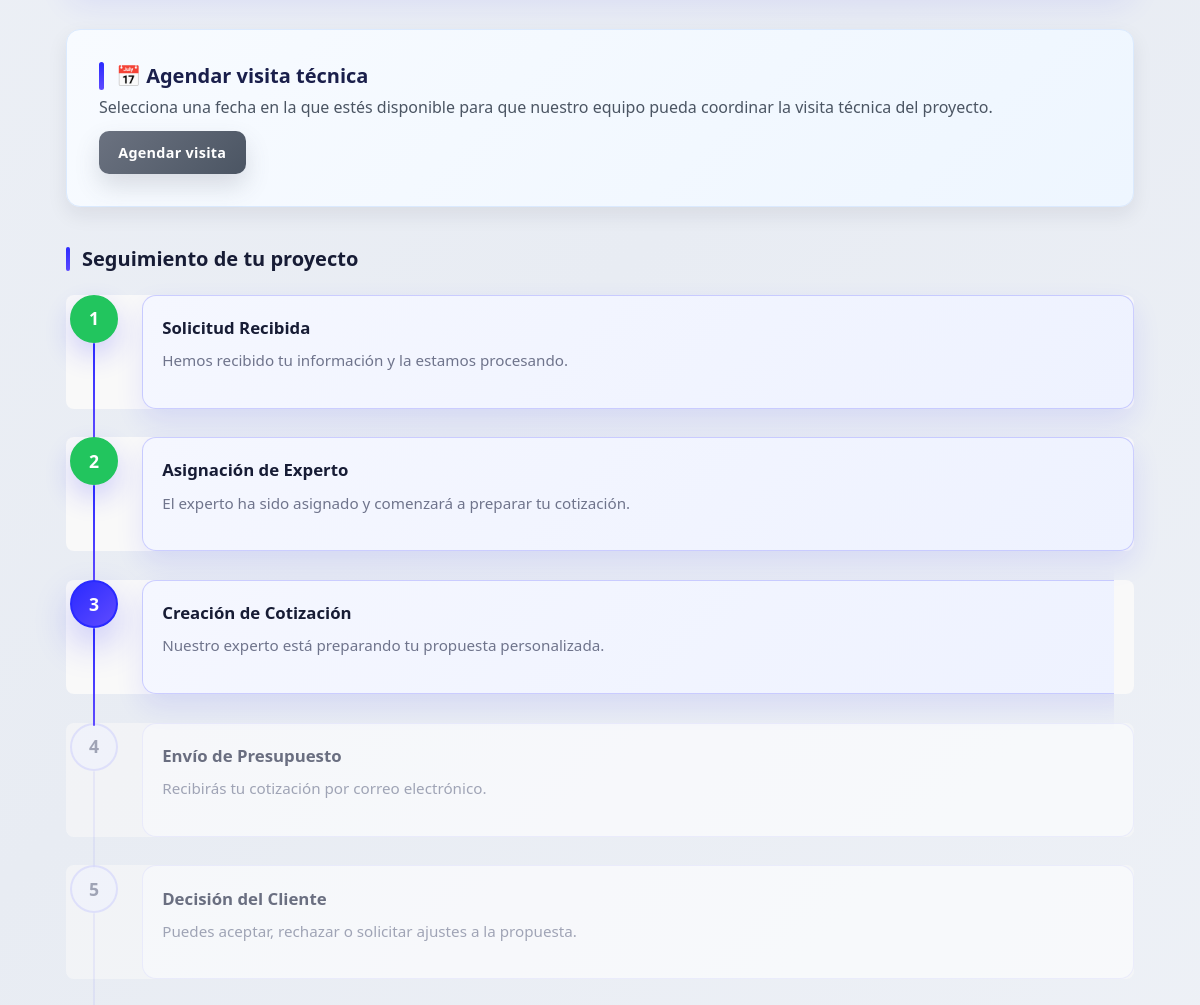
/seguimiento/CBC-2025-98286/ (middle part), run on an earlier commit of the app's database.
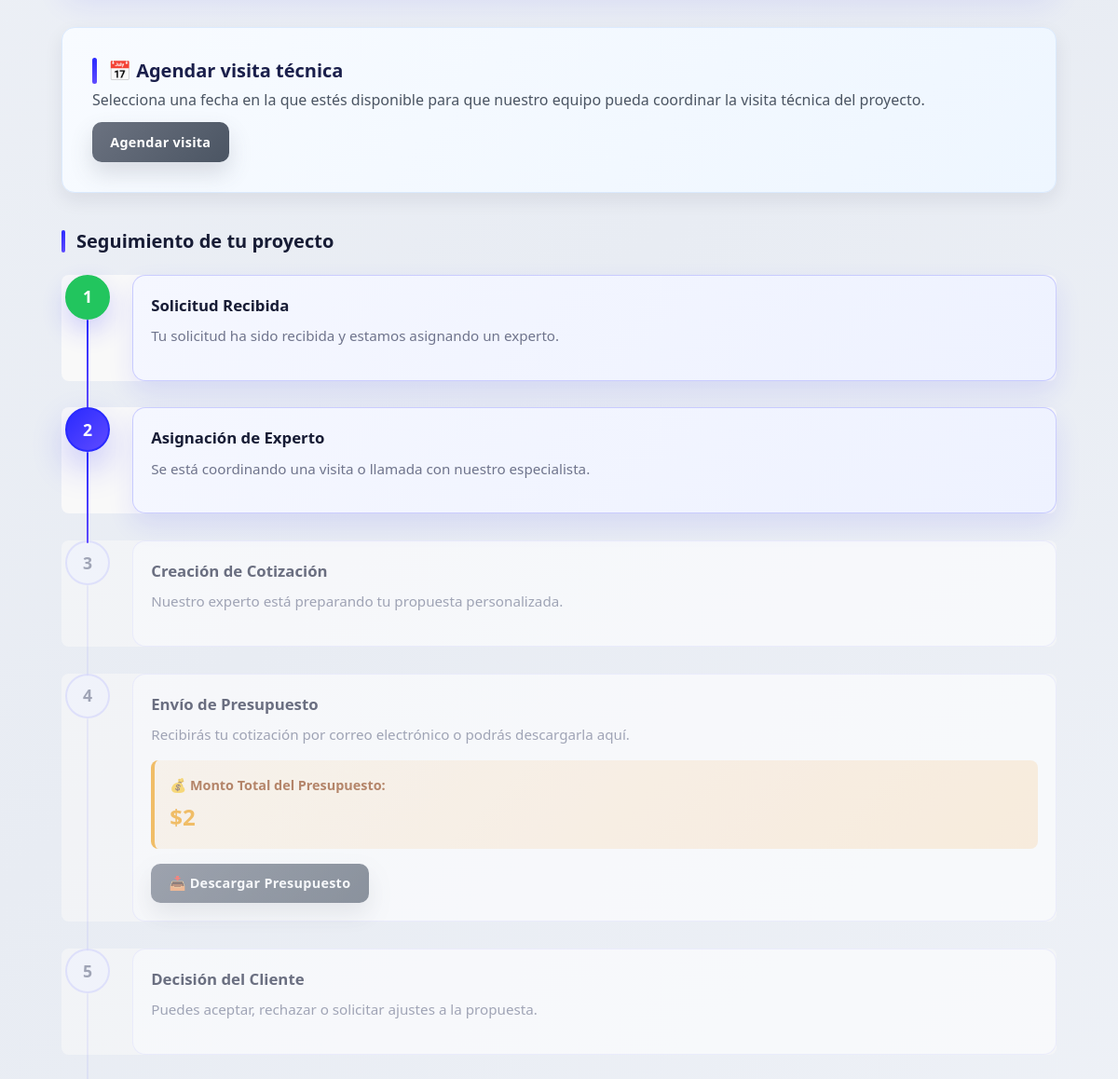
And on a later commit of the database.
### core/models.py (models this page shows, shortened)
class Presupuesto(models.Model):
    solicitud = models.OneToOneField(
        SolicitudInformacion,
        on_delete=models.CASCADE,
        related_name='presupuesto'
    )
    archivo = models.FileField(upload_to='presupuestos/', null=True, blank=True)
    fecha = models.DateField(auto_now_add=True)
    total = models.DecimalField(max_digits=12, decimal_places=2, null=True, blank=True)

### core/views.py (the view)
# urls.py: path("seguimiento/", views.seguimiento_base, name="seguimiento_base"),
def seguimiento(request, codigo):
    codigo = codigo.strip()
    solicitud = SolicitudInformacion.objects.filter(
        codigo_seguimiento=codigo
    ).select_related('servicio').prefetch_related('modificaciones').first()
    if solicitud is None:
        return render(request, "seguimiento_no_encontrado.html", {"codigo": codigo}, status=404)
    MAPEO_ESTADOS = {
        "no_revisada": "recibida",
        "revisada": "asignacion_experto",
        "asignada": "experto_asignado",
        "cotizada": "presupuesto_creado",
        "enviada": "enviada",
        "aceptada": "aceptada",
        "pago_inicial": "pago_inicial",
        "en_ejecucion": "en_ejecucion",
        "completado": "completado",
        "pagada": "pagada",
        "rechazada": "rechazada",
        "en_revision": "en_revision",
    }
    estado_panel = solicitud.estado_actual.codigo if solicitud.estado_actual else "no_revisada"
    estado_codigo = MAPEO_ESTADOS.get(estado_panel, "recibida")
    estado_map = {
        'recibida': 1,
        'asignacion_experto': 2,
        'experto_asignado': 3,
        'presupuesto_creado': 4,
        'enviada': 5,
        'aceptada': 6,
        'pago_inicial': 7,
        'en_ejecucion': 8,
        'completado': 9,
        'pagada': 10,
        'rechazada': 0,
        'en_revision': 5,
    }
    estado_num = estado_map.get(estado_codigo, 0)
    trabajo_estado_map = {
        'recibida': 'Sin trabajo iniciado',
        'asignacion_experto': 'Sin trabajo iniciado',
        'experto_asignado': 'Sin trabajo iniciado',
        'presupuesto_creado': 'Sin trabajo iniciado',
        'enviada': 'Sin trabajo iniciado',
        'aceptada': 'Pendiente de pago inicial',
        'pago_inicial': 'Pago inicial pendiente',
        'en_ejecucion': 'En ejecución',
        'completado': 'Trabajo completado',
        'pagada': 'Pago final completado',
        'rechazada': 'Solicitud rechazada',
        'en_revision': 'Solicitud en revisión',
    }
    estado_trabajo = trabajo_estado_map.get(estado_codigo, 'Sin trabajo iniciado')
    trabajo_comenzado = (
        estado_codigo in ['pago_inicial', 'en_ejecucion', 'completado', 'pagada']
        or solicitud.progreso_trabajo > 0
    )
    presupuesto = getattr(solicitud, 'presupuesto', None)
    ultima_modificacion = solicitud.modificaciones.order_by('-creado').first()
    modificaciones = solicitud.modificaciones.order_by('-creado')
    revision_activa = bool(
        ultima_modificacion and ultima_modificacion.estado_mod in ['en_revision', 'mod_en_revision']
    )
    return render(request, "seguimiento.html", {
        "solicitud": solicitud,
        "estado_codigo": estado_codigo,
        "estado_num": estado_num,
        "estado": estado_num,
        "estado_trabajo": estado_trabajo,
        "trabajo_comenzado": trabajo_comenzado,
        "presupuesto": presupuesto,
        "ultima_modificacion": ultima_modificacion,
        "modificaciones": modificaciones,
        "revision_activa": revision_activa,
    })

### core/templatetags/formato_chileno.py (called while the page is built)
@register.filter
def pesos_chilenos(value):
    if value is None or value == '':
        return '$0'
    try:
        if isinstance(value, str):
            value = normalize_chilean_number(value)
        value = Decimal(value)
        if value == value.to_integral_value():
            formatted = f"{int(value):,}".replace(',', '.')
            return f"${formatted}"
        quantized = value.quantize(Decimal('0.01'))
        integer_part, decimal_part = f"{quantized:.2f}".split('.')
        integer_part = f"{int(integer_part):,}".replace(',', '.')
        return f"${integer_part},{decimal_part}"
    except (InvalidOperation, ValueError, TypeError):
        return value

### templates/seguimiento.html (shortened to what the changed rows need)
{% extends "base.html" %}
{% load static %}
{% load formato_chileno %}
{% block styles %}
  <link rel="stylesheet" href="{% static 'css/seguimiento.css' %}?v=3">
{% endblock %}
{% block content %}
<div class="tracking-container">
  <div class="progress-section {% if revision_activa %}flow-revision{% endif %} {% if solicitud.progreso_trabajo >= 100 %}project-complete{% endif %}">
    <div class="progress-timeline">
<div class="progress-step {% if estado_codigo == 'recibida' %}activo{% endif %}" data-paso="1" data-estado="{{ estado_codigo }}">
  <div class="step-content">
    <div class="step-title">Solicitud Recibida</div>
    {% if estado_codigo == "recibida" %}
      <div class="step-description">
        Hemos recibido tu información y la estamos procesando.
      </div>
    {% elif estado_codigo == "asignacion_experto" %}
      <div class="step-description">
        Tu solicitud ha sido recibida y estamos asignando un experto.
      </div>
    {% else %}
      <div class="step-description">
        Hemos recibido tu información y la estamos procesando.
      </div>
    {% endif %}
  </div>
</div>
<div class="progress-step" data-paso="2" data-estado="{{ estado_codigo }}">
  <div class="step-content">
    <div class="step-title">Asignación de Experto</div>
    {% if estado_codigo == "asignacion_experto" %}
      <div class="step-description">
        Se está coordinando una visita o llamada con nuestro especialista.
      </div>
    {% elif estado_codigo == "experto_asignado" %}
      <div class="step-description">
        El experto ha sido asignado y comenzará a preparar tu cotización.
      </div>
    {% else %}
      <div class="step-description">
        Se está coordinando una visita o llamada con nuestro especialista.
      </div>
    {% endif %}
  </div>
</div>
<div class="progress-step" data-paso="3" data-estado="{{ estado_codigo }}">
  <div style="position: relative;">
    <div class="step-indicator">3</div>
    <div class="step-connector"></div>
  </div>
  <div class="step-content">
    <div class="step-title">Creación de Cotización</div>
    {% if estado_codigo == "experto_asignado" %}
      <div class="step-description">
        Nuestro experto está preparando tu propuesta personalizada.
      </div>
    {% elif estado_codigo == "presupuesto_creado" %}
      <div class="step-description">
        Tu cotización ya está lista y será enviada en el siguiente paso.
      </div>
    {% else %}
      <div class="step-description">
        Nuestro experto está preparando tu propuesta personalizada.
      </div>
    {% endif %}
  </div>
</div>
<div class="progress-step" data-paso="4" data-estado="{{ estado_codigo }}">
  <div class="step-content">
    <div class="step-title">Envío de Presupuesto</div>
    {% if presupuesto and presupuesto.archivo %}
      <div class="step-description">
        Recibirás tu cotización por correo electrónico o podrás descargarla aquí.
      </div>
    {% else %}
      <div class="step-description">
        Recibirás tu cotización por correo electrónico.
      </div>
    {% endif %}
    {% if presupuesto %}
      <div style="margin: 1rem 0; padding: 1rem; background: linear-gradient(135deg, #fff5e6 0%, #ffe8cc 100%); border-left: 4px solid #f59e0b; border-radius: 8px;">
        <div style="font-weight: 700; color: #92400e; font-size: 0.9rem;">
          💰 Monto Total del Presupuesto:
        </div>
        {% if presupuesto.total %}
        <div style="font-size: 1.5rem; font-weight: 800; color: #f59e0b; margin-top: 0.3rem;">
          {{ presupuesto.total|pesos_chilenos }}
        </div>
        {% endif %}
      </div>
    {% endif %}
    {% if presupuesto and presupuesto.archivo %}
      <div class="step-actions">
        <a href="{{ presupuesto.archivo.url }}" target="_blank" class="step-btn step-btn-primary">
          📥 Descargar Presupuesto
        </a>
      </div>
    {% endif %}
  </div>
</div>
</div>
{% endblock %}

What changed in the data, as far as the page shows it:
added Presupuesto: total|pesos_chilenos "$2"
Also different on the page:
text no longer shown: "Hemos recibido tu información y la estamos procesando. El experto ha sido asignado y comenzará a preparar tu cotización. Recibirás tu cotización por correo electrónico."
text now shown: "Tu solicitud ha sido recibida y estamos asignando un experto. Se está coordinando una visita o llamada con nuestro especialista. Recibirás tu cotización por correo electrónico o podrás descargarla aquí. 💰 Monto Total del Presupuesto: 📥 Descargar Presupuesto"
